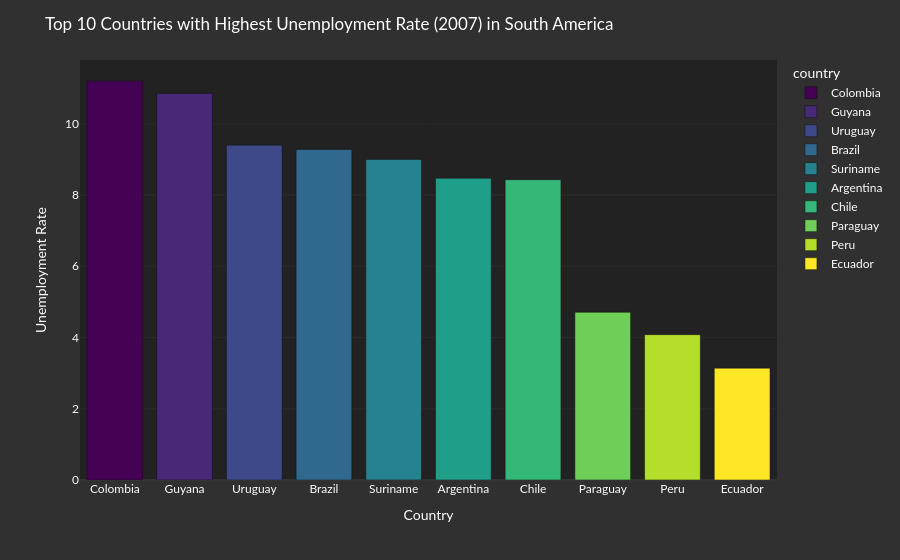

This figure's notebook cell:
### Code cell
def top_10_unemployment(year, continent):
    # Filter the df_country DataFrame for the specified year
    year_data = df_country[df_country['year'] == year]
    
    if continent:
        # Filter the data for the specified continent
        continent_data = year_data[year_data['continent'] == continent]
        
        # Sort the filtered DataFrame by the unemployment column in descending order
        sorted_df = continent_data.sort_values('unemployment', ascending=False)
        
        # Select the top 10 countries with the highest unemployment rates within the continent
        top_10_countries = sorted_df.head(10)
    else:
        # Sort the DataFrame by the unemployment column in descending order
        sorted_df = year_data.sort_values('unemployment', ascending=False)
        
        # Select the top 10 countries with the highest unemployment rates globally
        top_10_countries = sorted_df.head(10)
    
    # Create a bar plot using plotly
    fig = px.bar(
        top_10_countries,
        x='country',
        y='unemployment',
        color='country',
        color_discrete_sequence=px.colors.sequential.Viridis
    )
    
    fig.update_layout(
        title = f'Top 10 Countries with Highest Unemployment Rate ({year}) in {continent}',
        xaxis_title='Country',
        yaxis_title='Unemployment Rate'
    )
    load_figure_template('DARKLY')
    
    return fig
top_10_unemployment(2007, "South America")

### Figure 1 — Plotly figure (JSON) as saved in the notebook; plotly's stock layout.template omitted (floating-point values rounded to 4 significant figures)
{"data": [{"hovertemplate": "country=%{x}<br>unemployment=%{y}<extra></extra>", "legendgroup": "Colombia", "marker": {"color": "#440154", "pattern": {"shape": ""}}, "name": "Colombia", "orientation": "v", "showlegend": true, "textposition": "auto", "type": "bar", "x": ["Colombia"], "xaxis": "x", "y": [11.2], "yaxis": "y"}, {"hovertemplate": "country=%{x}<br>unemployment=%{y}<extra></extra>", "legendgroup": "Guyana", "marker": {"color": "#482878", "pattern": {"shape": ""}}, "name": "Guyana", "orientation": "v", "showlegend": true, "textposition": "auto", "type": "bar", "x": ["Guyana"], "xaxis": "x", "y": [10.85], "yaxis": "y"}, {"hovertemplate": "country=%{x}<br>unemployment=%{y}<extra></extra>", "legendgroup": "Uruguay", "marker": {"color": "#3e4989", "pattern": {"shape": ""}}, "name": "Uruguay", "orientation": "v", "showlegend": true, "textposition": "auto", "type": "bar", "x": ["Uruguay"], "xaxis": "x", "y": [9.4], "yaxis": "y"}, {"hovertemplate": "country=%{x}<br>unemployment=%{y}<extra></extra>", "legendgroup": "Brazil", "marker": {"color": "#31688e", "pattern": {"shape": ""}}, "name": "Brazil", "orientation": "v", "showlegend": true, "textposition": "auto", "type": "bar", "x": ["Brazil"], "xaxis": "x", "y": [9.28], "yaxis": "y"}, {"hovertemplate": "country=%{x}<br>unemployment=%{y}<extra></extra>", "legendgroup": "Suriname", "marker": {"color": "#26828e", "pattern": {"shape": ""}}, "name": "Suriname", "orientation": "v", "showlegend": true, "textposition": "auto", "type": "bar", "x": ["Suriname"], "xaxis": "x", "y": [9.0], "yaxis": "y"}, {"hovertemplate": "country=%{x}<br>unemployment=%{y}<extra></extra>", "legendgroup": "Argentina", "marker": {"color": "#1f9e89", "pattern": {"shape": ""}}, "name": "Argentina", "orientation": "v", "showlegend": true, "textposition": "auto", "type": "bar", "x": ["Argentina"], "xaxis": "x", "y": [8.47], "yaxis": "y"}, {"hovertemplate": "country=%{x}<br>unemployment=%{y}<extra></extra>", "legendgroup": "Chile", "marker": {"color": "#35b779", "pattern": {"shape": ""}}, "name": "Chile", "orientation": "v", "showlegend": true, "textposition": "auto", "type": "bar", "x": ["Chile"], "xaxis": "x", "y": [8.43], "yaxis": "y"}, {"hovertemplate": "country=%{x}<br>unemployment=%{y}<extra></extra>", "legendgroup": "Paraguay", "marker": {"color": "#6ece58", "pattern": {"shape": ""}}, "name": "Paraguay", "orientation": "v", "showlegend": true, "textposition": "auto", "type": "bar", "x": ["Paraguay"], "xaxis": "x", "y": [4.71], "yaxis": "y"}, {"hovertemplate": "country=%{x}<br>unemployment=%{y}<extra></extra>", "legendgroup": "Peru", "marker": {"color": "#b5de2b", "pattern": {"shape": ""}}, "name": "Peru", "orientation": "v", "showlegend": true, "textposition": "auto", "type": "bar", "x": ["Peru"], "xaxis": "x", "y": [4.08], "yaxis": "y"}, {"hovertemplate": "country=%{x}<br>unemployment=%{y}<extra></extra>", "legendgroup": "Ecuador", "marker": {"color": "#fde725", "pattern": {"shape": ""}}, "name": "Ecuador", "orientation": "v", "showlegend": true, "textposition": "auto", "type": "bar", "x": ["Ecuador"], "xaxis": "x", "y": [3.14], "yaxis": "y"}], "layout": {"barmode": "relative", "legend": {"title": {"text": "country"}, "tracegroupgap": 0}, "margin": {"t": 60}, "title": {"text": "Top 10 Countries with Highest Unemployment Rate (2007) in South America"}, "xaxis": {"anchor": "y", "categoryarray": ["Colombia", "Guyana", "Uruguay", "Brazil", "Suriname", "Argentina", "Chile", "Paraguay", "Peru", "Ecuador"], "categoryorder": "array", "domain": [0, 1], "title": {"text": "Country"}}, "yaxis": {"anchor": "x", "domain": [0, 1], "title": {"text": "Unemployment Rate"}}}}
